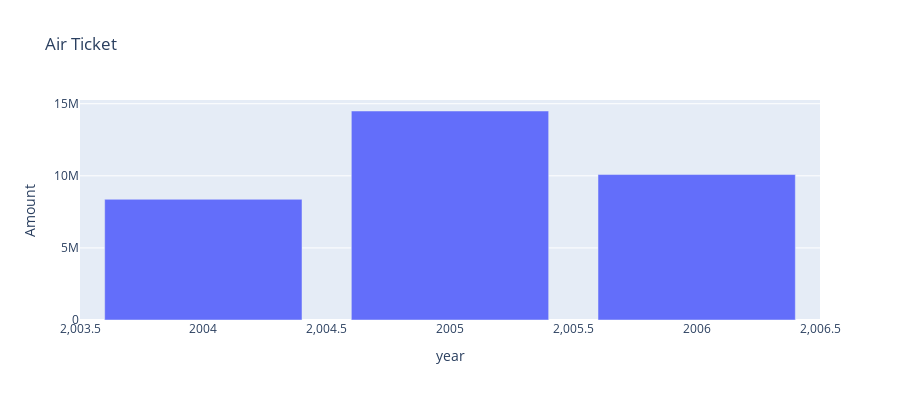

Notebook code cell kept with this figure:
### Code cell
air_spend.reset_index(inplace=True)
fig= px.bar(air_spend, x='year', y='Amount', barmode='group', height=400, title='Air Ticket')
fig.show()

### Figure 1 — Plotly figure (JSON) as saved in the notebook; plotly's stock layout.template omitted (floating-point values rounded to 4 significant figures)
{"data": [{"alignmentgroup": "True", "hovertemplate": "year=%{x}<br>Amount=%{y}<extra></extra>", "legendgroup": "", "marker": {"color": "#636efa", "pattern": {"shape": ""}}, "name": "", "offsetgroup": "", "orientation": "v", "showlegend": false, "textposition": "auto", "type": "bar", "x": [2004, 2005, 2006], "xaxis": "x", "y": [8371000.0, 14500000.0, 10090000.0], "yaxis": "y"}], "layout": {"barmode": "group", "height": 400, "legend": {"tracegroupgap": 0}, "title": {"text": "Air Ticket"}, "xaxis": {"anchor": "y", "domain": [0, 1], "title": {"text": "year"}}, "yaxis": {"anchor": "x", "domain": [0, 1], "title": {"text": "Amount"}}}}
